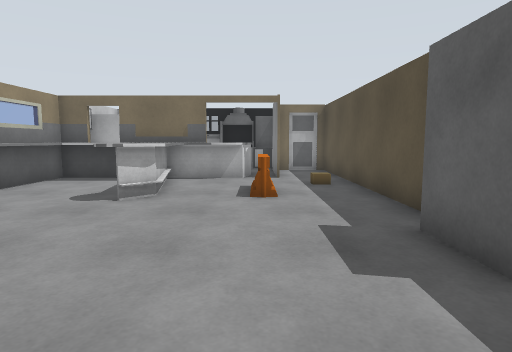
View 1 (above)

12 first-person views from a walk through a Gazebo world. The camera is 1.2 m above the floor, tilts 6° down and sees 75° across. The floor is counted in squares, 1 m on a side. Each view is taken from the middle of a square. On the plan, view 1 faces up. The plan holds only what a view shows up to about 14 squares ahead; the rest is blank. Simple patterns stand in for the simulator's built-in surfaces.

View 2
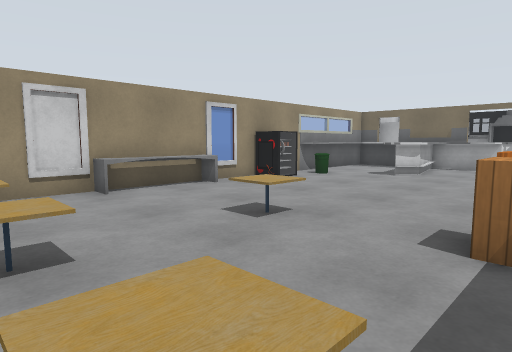

View 3
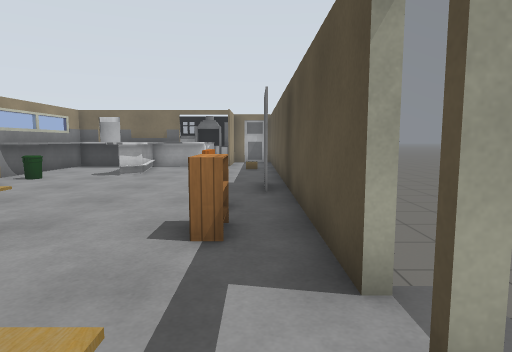

View 4
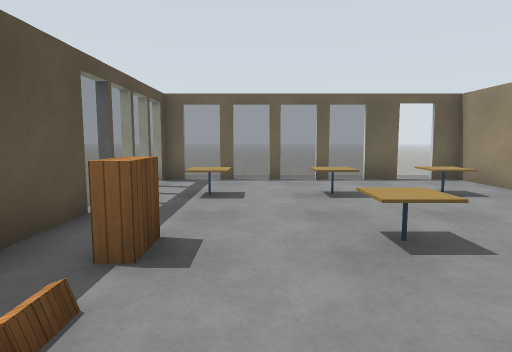

View 5
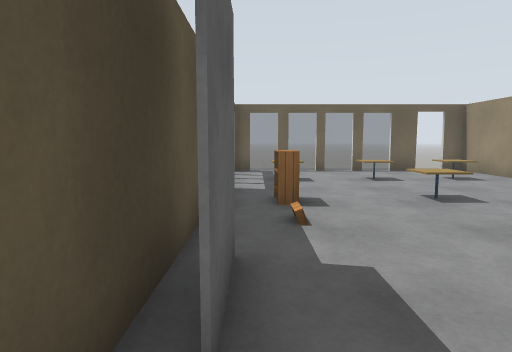

View 6
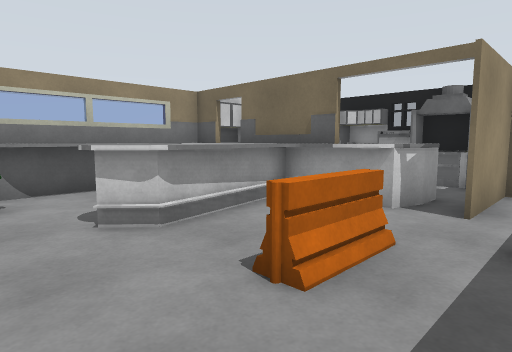

View 7
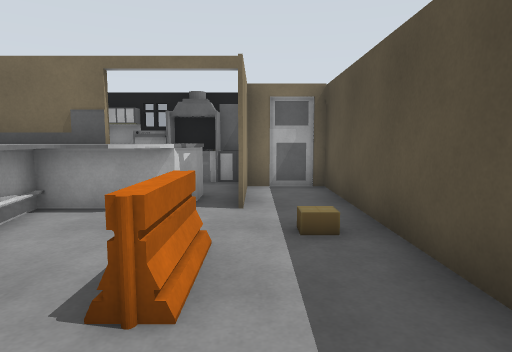

View 8
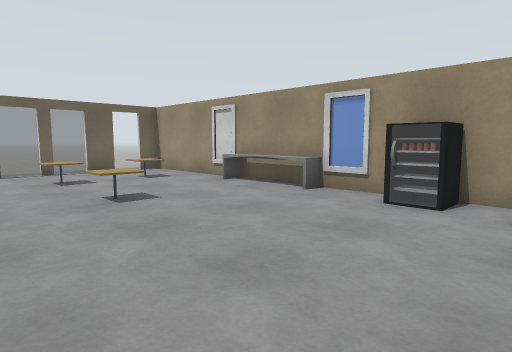

View 9
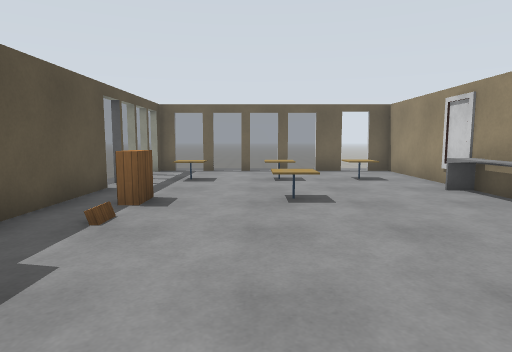

View 10
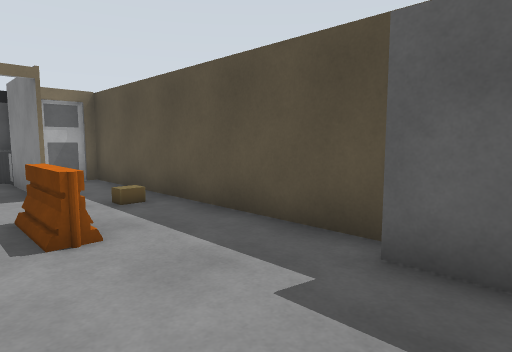

View 11
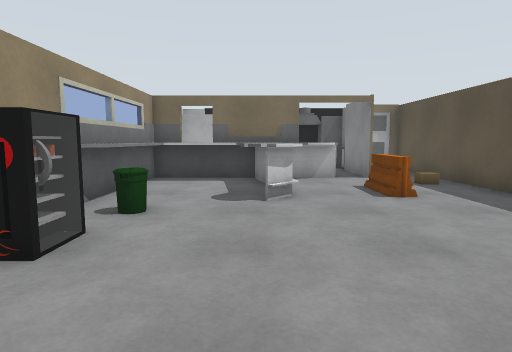

View 12
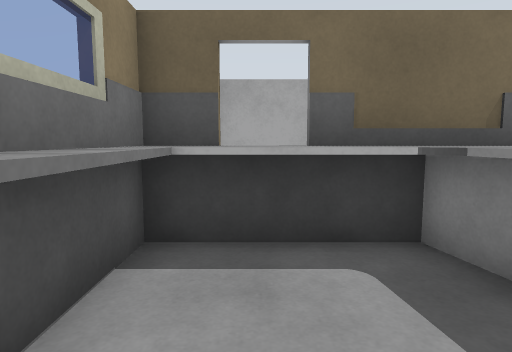

### Floor plan
Points are (right, up) in squares from view 1. A wall is a line through its corners. A room is listed if a view was taken in it or the views show most of it. See-through windows are left out.
Room 1 (views 1, 2, 3, 4, 5, 6, 7, 8, 9, 10, 11, 12)
walls: (-5.1, 4.2) (-6, 4.2) (-6, 3.4) (-5.1, 3.4); (-5.2, 4.3) (-5.2, 3.2); (-5.4, 4.3) (-5.5, 3.2); (-5.4, 4.3) (-5.4, 3.2); (-2, 7.1) (-2.6, 6.5); (2.8, -2.6) (2.8, 13.9) (0.8, 13.9) (0.8, 10.8); (-3.2, 9.2) (-3.3, 9.9) (-5.7, 9.9) (-5.7, 6.4); (-2.4, 10.2) (-2, 7.5); (0.7, 10.8) (0.7, 14.7); (-0.9, -7.4) (-0.4, -7.4); (-2.4, -7.4) (-1.9, -7.4); (0.6, -7.4) (1.1, -7.4); (-0.2, 11.7) (-0.4, 10.9) (-6.3, 10.9) (-6.3, -6.4); (2.1, -7.4) (2.8, -7.4); (-4.5, -7.4) (-3.4, -7.4)
low walls: (-5.7, 1.1) (-5.7, -2.1); (-2.7, 9.4) (-3, 10.9); (-1.2, 10.4) (-2.1, 10.4); (-1, 10.5) (-2.4, 10.2); (-2.9, 11) (-2.2, 7.3) (-2.8, 6.7)
ways out: opening at (-5, -7)
objects: cafe table (-5, -5) to (-4, -4); bin (-5, 6); cafe table (-2, -5) to (-2, -4); cafe table (-2, -1); barrier (0, 7) to (0, 9); cafe table (1, -5) to (1, -4); bookshelf (1, -1) to (1, 0); other object (1, 1); grey box (2, 3) to (2, 4); cardboard box (2, 9)

Positions as (right, up) in squares from view 1, and headings:
1: (0, 0), facing up
2: (2, -5), facing up-left
3: (2, -5), facing up
4: (0, 3), facing down
5: (2, 6), facing down
6: (2, 5), facing up-left
7: (1, 5), facing up
8: (1, 6), facing down-left
9: (-1, 6), facing down
10: (-1, 3), facing up-right
11: (-3, 0), facing up
12: (-5, 7), facing up
